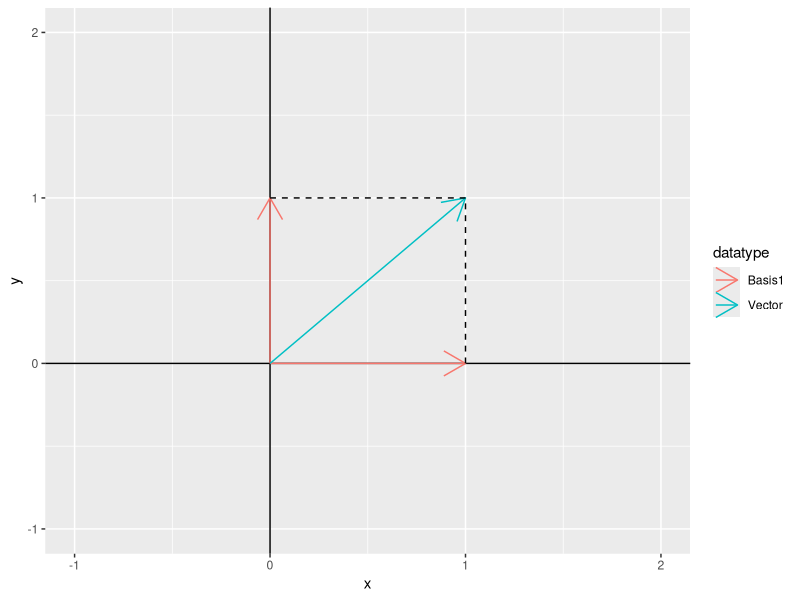
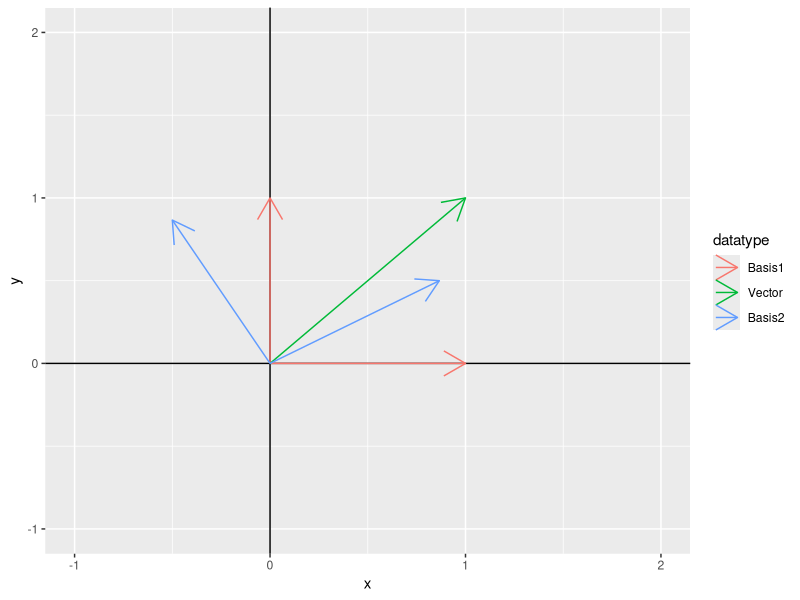
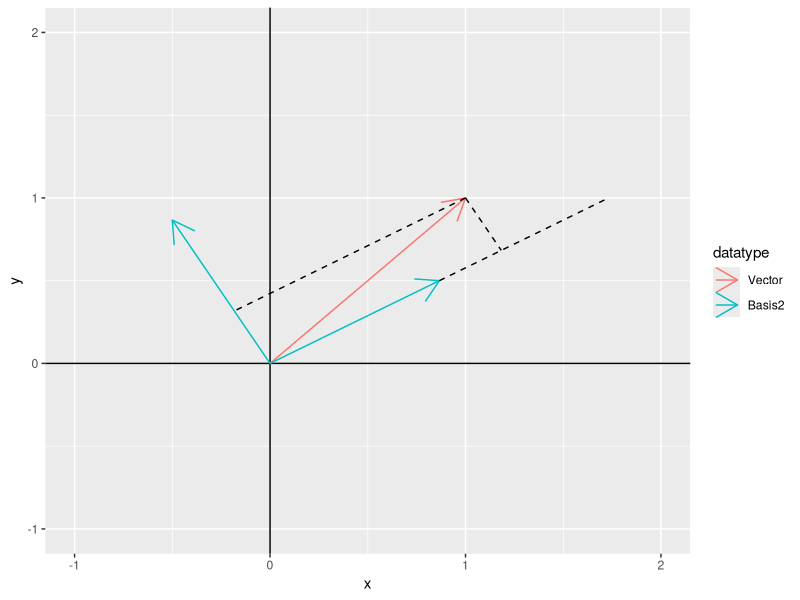
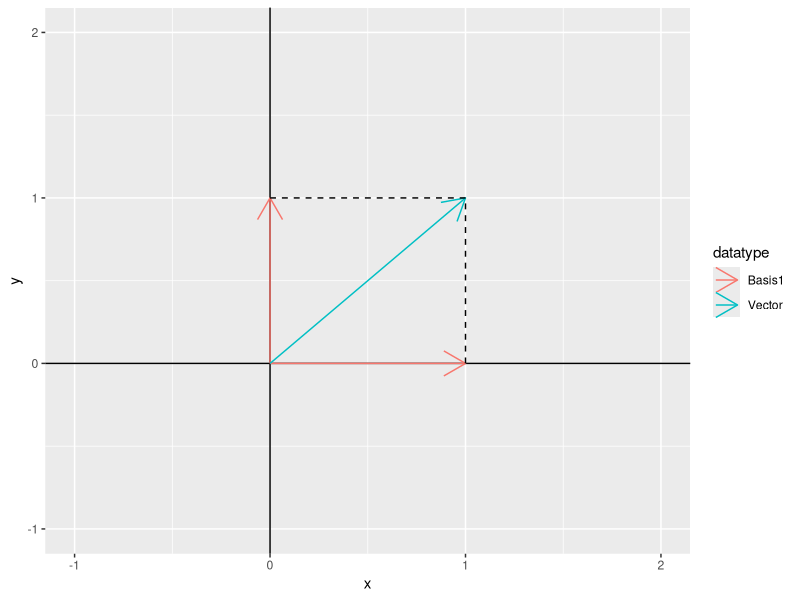
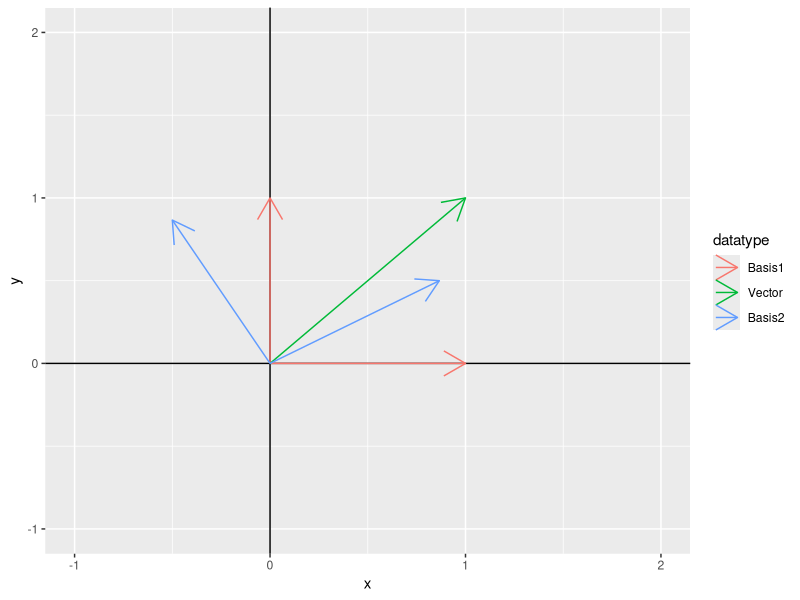
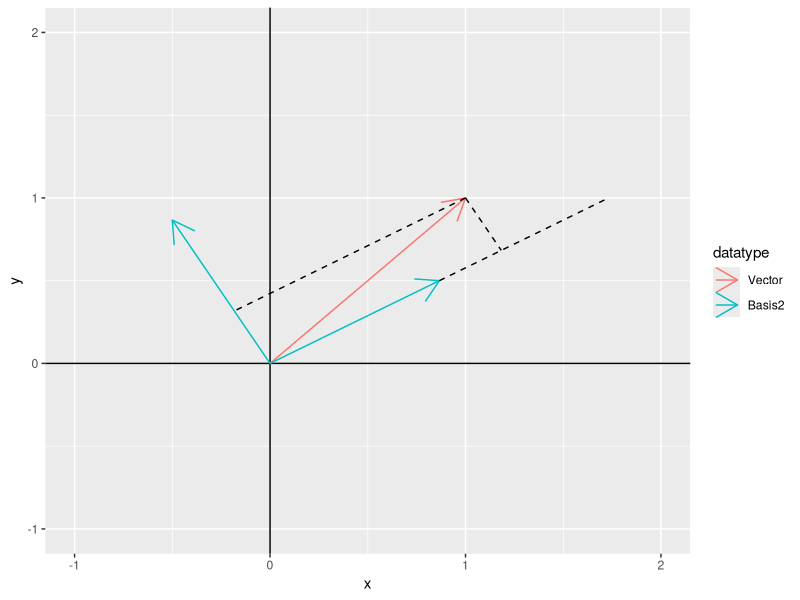

Here is the R script that generated these plots, in order:
library(ggplot2)

vecs <- data.frame(
    x1 = c(0, 1, 1),
    x2 = c(1, 0, 1),
    datatype = as.factor(c("Basis1", "Basis1", "Vector"))
)

projline <- data.frame(
    xs = c(0, 1),
    xe = c(1, 1),
    ys = c(1, 0),
    ye = c(1, 1)
)

ggplot() + geom_hline(yintercept = 0) + geom_vline(xintercept = 0) + xlim(-1, 2) + ylim(-1, 2) +
    geom_segment(data = vecs, aes(x = 0, y = 0, xend = x1, yend = x2, color = datatype), arrow = arrow()) +
    geom_segment(data = projline, aes(x = xs, xend = xe, y = ys, yend = ye), linetype = "dashed")

ggsave("tranmat1.png")

vecs2 <- rbind(vecs, data.frame(
    x1 = c(sqrt(3)/2, -1/2),
    x2 = c(1/2, sqrt(3)/2),
    datatype = as.factor(c("Basis2", "Basis2"))
))

ggplot() + geom_hline(yintercept = 0) + geom_vline(xintercept = 0) + xlim(-1, 2) + ylim(-1, 2) +
    geom_segment(data = vecs2, aes(x = 0, y = 0, xend = x1, yend = x2, color = datatype), arrow = arrow())
    # geom_segment(data = projline, aes(x = xs, xend = xe, y = ys, yend = ye), linetype = "dashed")

ggsave("tranmat2.png")

projline2 <- data.frame(
    xs = c(sqrt(3)/2, 1, 1),
    xe = c(sqrt(3), (3 + sqrt(3))/4, (1 - sqrt(3))/4),
    ys = c(1/2, 1, 1),
    ye = c(1, (1 + sqrt(3)) / 4, (3 - sqrt(3))/4)
)

ggplot() + geom_hline(yintercept = 0) + geom_vline(xintercept = 0) + xlim(-1, 2) + ylim(-1, 2) +
    geom_segment(data = vecs2[c(-1, -2),], aes(x = 0, y = 0, xend = x1, yend = x2, color = datatype), arrow = arrow()) +
    geom_segment(data = projline2, aes(x = xs, xend = xe, y = ys, yend = ye), linetype = "dashed")

ggsave("tranmat3.png")